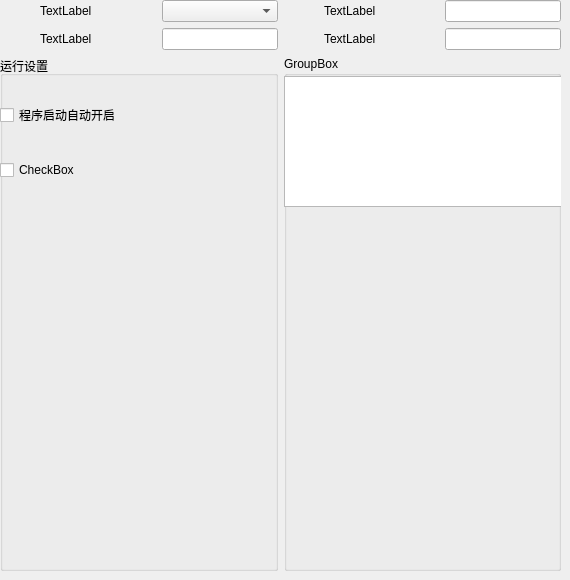
          <widget class="QWidget" name="SW_FTP_SERVER">
           <property name="sizePolicy">
            <sizepolicy hsizetype="Minimum" vsizetype="Minimum">
             <horstretch>0</horstretch>
             <verstretch>0</verstretch>
            </sizepolicy>
           </property>
           <widget class="QWidget" name="gridLayoutWidget">
            <property name="geometry">
             <rect>
              <x>0</x>
              <y>0</y>
              <width>561</width>
              <height>571</height>
             </rect>
            </property>
            <layout class="QGridLayout" name="gridLayout_2">
             <item row="1" column="0">
              <layout class="QVBoxLayout" name="verticalLayout_3"/>
             </item>
             <item row="0" column="0">
              <layout class="QVBoxLayout" name="verticalLayout_4">
               <item>
                <layout class="QVBoxLayout" name="verticalLayout_7">
                 <item>
                  <layout class="QHBoxLayout" name="horizontalLayout">
                   <item>
                    <spacer name="horizontalSpacer">
                     <property name="orientation">
                      <enum>Qt::Horizontal</enum>
                     </property>
                     <property name="sizeType">
                      <enum>QSizePolicy::Preferred</enum>
                     </property>
                     <property name="sizeHint" stdset="0">
                      <size>
                       <width>40</width>
                       <height>20</height>
                      </size>
                     </property>
                    </spacer>
                   </item>
                   <item>
                    <widget class="QLabel" name="label_2">
                     <property name="text">
                      <string>TextLabel</string>
                     </property>
                    </widget>
                   </item>
                   <item>
                    <widget class="QComboBox" name="comboBox"/>
                   </item>
                   <item>
                    <spacer name="horizontalSpacer_2">
                     <property name="orientation">
                      <enum>Qt::Horizontal</enum>
                     </property>
                     <property name="sizeType">
                      <enum>QSizePolicy::Preferred</enum>
                     </property>
                     <property name="sizeHint" stdset="0">
                      <size>
                       <width>40</width>
                       <height>20</height>
                      </size>
                     </property>
                    </spacer>
                   </item>
                   <item>
                    <widget class="QLabel" name="label_3">
                     <property name="text">
                      <string>TextLabel</string>
                     </property>
                    </widget>
                   </item>
                   <item>
                    <widget class="QLineEdit" name="lineEdit_2">
                     <property name="sizePolicy">
                      <sizepolicy hsizetype="Preferred" vsizetype="Fixed">
                       <horstretch>0</horstretch>
                       <verstretch>0</verstretch>
                      </sizepolicy>
                     </property>
                    </widget>
                   </item>
                  </layout>
                 </item>
                 <item>
                  <layout class="QHBoxLayout" name="horizontalLayout_8">
                   <item>
                    <spacer name="horizontalSpacer_3">
                     <property name="orientation">
                      <enum>Qt::Horizontal</enum>
                     </property>
                     <property name="sizeType">
                      <enum>QSizePolicy::Preferred</enum>
                     </property>
                     <property name="sizeHint" stdset="0">
                      <size>
                       <width>40</width>
                       <height>20</height>
                      </size>
                     </property>
                    </spacer>
                   </item>
                   <item>
                    <widget class="QLabel" name="label_4">
                     <property name="text">
                      <string>TextLabel</string>
                     </property>
                    </widget>
                   </item>
                   <item>
                    <widget class="QLineEdit" name="lineEdit">
                     <property name="sizePolicy">
                      <sizepolicy hsizetype="Preferred" vsizetype="Fixed">
                       <horstretch>0</horstretch>
                       <verstretch>0</verstretch>
                      </sizepolicy>
                     </property>
                    </widget>
                   </item>
                   <item>
                    <spacer name="horizontalSpacer_4">
                     <property name="orientation">
                      <enum>Qt::Horizontal</enum>
                     </property>
                     <property name="sizeType">
                      <enum>QSizePolicy::Preferred</enum>
                     </property>
                     <property name="sizeHint" stdset="0">
                      <size>
                       <width>40</width>
                       <height>20</height>
                      </size>
                     </property>
                    </spacer>
                   </item>
                   <item>
                    <widget class="QLabel" name="label_5">
                     <property name="text">
                      <string>TextLabel</string>
                     </property>
                    </widget>
                   </item>
                   <item>
                    <widget class="QLineEdit" name="lineEdit_3">
                     <property name="sizePolicy">
                      <sizepolicy hsizetype="Preferred" vsizetype="Fixed">
                       <horstretch>0</horstretch>
                       <verstretch>0</verstretch>
                      </sizepolicy>
                     </property>
                    </widget>
                   </item>
                  </layout>
                 </item>
                </layout>
               </item>
               <item>
                <layout class="QHBoxLayout" name="horizontalLayout_7">
                 <item>
                  <widget class="QGroupBox" name="groupBox_3">
                   <property name="title">
                    <string>运行设置</string>
                   </property>
                   <widget class="QWidget" name="verticalLayoutWidget_5">
                    <property name="geometry">
                     <rect>
                      <x>0</x>
                      <y>20</y>
                      <width>411</width>
                      <height>131</height>
                     </rect>
                    </property>
                    <layout class="QVBoxLayout" name="verticalLayout_5">
                     <item>
                      <widget class="QCheckBox" name="checkBox_3">
                       <property name="text">
                        <string>程序启动自动开启</string>
                       </property>
                      </widget>
                     </item>
                     <item>
                      <widget class="QCheckBox" name="checkBox_2">
                       <property name="text">
                        <string>CheckBox</string>
                       </property>
                      </widget>
                     </item>
                    </layout>
                   </widget>
                  </widget>
                 </item>
                 <item>
                  <widget class="QGroupBox" name="groupBox">
                   <property name="title">
                    <string>GroupBox</string>
                   </property>
                   <widget class="QTableView" name="tableView">
                    <property name="geometry">
                     <rect>
                      <x>0</x>
                      <y>20</y>
                      <width>411</width>
                      <height>131</height>
                     </rect>
                    </property>
                    <property name="sizePolicy">
                     <sizepolicy hsizetype="Preferred" vsizetype="Preferred">
                      <horstretch>0</horstretch>
                      <verstretch>0</verstretch>
                     </sizepolicy>
                    </property>
                   </widget>
                  </widget>
                 </item>
                </layout>
               </item>
              </layout>
             </item>
            </layout>
           </widget>
          </widget>
